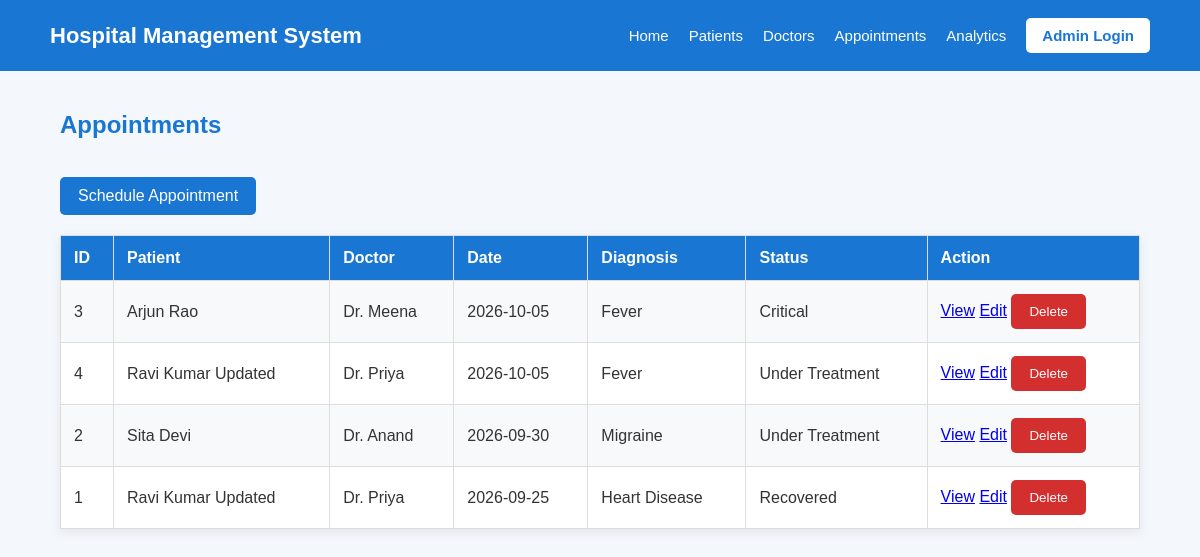
The app's page /appointments with its own data.
### models.py (models this page shows)
class Appointment(db.Model):
    __tablename__ = "appointments"
    id = db.Column(db.Integer, primary_key=True)
    patient_id = db.Column(
        db.Integer, db.ForeignKey("patients.id"), nullable=False
    )
    doctor_id = db.Column(
        db.Integer, db.ForeignKey("doctors.id"), nullable=False
    )
    date = db.Column(db.Date, nullable=False)
    diagnosis = db.Column(db.String(255), nullable=False)
    status = db.Column(db.String(50), nullable=False)
    patient = db.relationship("Patient", back_populates="appointments")
    doctor = db.relationship("Doctor", back_populates="appointments")

class Patient(db.Model):
    __tablename__ = "patients"
    id = db.Column(db.Integer, primary_key=True)
    name = db.Column(db.String(120), nullable=False)
    age = db.Column(db.Integer, nullable=False)
    gender = db.Column(db.String(20), nullable=False)
    contact = db.Column(db.String(20), unique=True, nullable=False)
    appointments = db.relationship(
        "Appointment", back_populates="patient",
        cascade="all, delete-orphan"
    )

class Doctor(db.Model):
    __tablename__ = "doctors"
    id = db.Column(db.Integer, primary_key=True)
    name = db.Column(db.String(120), nullable=False)
    specialization = db.Column(db.String(120), nullable=False)
    appointments = db.relationship(
        "Appointment", back_populates="doctor",
        cascade="all, delete-orphan"
    )

### routes/appointments.py (the view)
@appointments_bp.route("/appointments")
def list_appointments():
    appointments = Appointment.query.order_by(Appointment.date.desc()).all()
    return render_template("appointments.html", appointments=appointments)

### templates/appointments.html (shortened to what this page needs)
{% extends "base.html" %}
{% block content %}
<h2>Appointments</h2>
<a class="button" href="/appointments/new">Schedule Appointment</a>
<table>
<tr>
<th>ID</th><th>Patient</th><th>Doctor</th><th>Date</th>
<th>Diagnosis</th><th>Status</th><th>Action</th>
</tr>
{% for appointment in appointments %}
<tr>
<td>{{ appointment.id }}</td>
<td>{{ appointment.patient.name }}</td>
<td>{{ appointment.doctor.name }}</td>
<td>{{ appointment.date }}</td>
<td>{{ appointment.diagnosis }}</td>
<td>{{ appointment.status }}</td>
<td>
<a href="/appointments/{{ appointment.id }}">View</a>
<a href="/appointments/{{ appointment.id }}/edit">Edit</a>
<form action="/appointments/{{ appointment.id }}" method="POST" class="inline"
      onsubmit="return confirm('Cancel this appointment?')">
<button type="submit">Delete</button>
</form>
</td>
</tr>
{% endfor %}
</table>
{% endblock %}

### templates/base.html (shortened to what this page needs)
<!DOCTYPE html>
<html lang="en">
<head>
    <link rel="stylesheet"
          href="{{ url_for('static', filename='style.css') }}">
</head>
<body>
<nav class="navbar">
    <div class="logo">
        Hospital Management System
    </div>
    <div class="nav-links">
        <a href="/">Home</a>
        <a href="/patients">Patients</a>
        <a href="/doctors">Doctors</a>
        <a href="/appointments">Appointments</a>
        <a href="/analytics">Analytics</a>
        <a href="/login" class="login-btn">Admin Login</a>
    </div>
</nav>
<div class="container">
    {% block content %}
    {% endblock %}
</div>
</body>
</html>

### static/style.css (style rules this page uses)
* { margin: 0; padding: 0; box-sizing: border-box; }
body { font-family: Arial, sans-serif; background: #f4f7fb; color: #333; }
.navbar { background: #1976d2; color: white; padding: 18px 50px; display: flex; justify-content: space-between; align-items: center; }
.logo { font-size: 22px; font-weight: bold; }
.nav-links { display: flex; align-items: center; gap: 20px; }
.nav-links a { color: white; text-decoration: none; font-size: 15px; }
.login-btn { background: white; color: #1976d2 !important; padding: 9px 16px; border-radius: 5px; font-weight: bold; }
.container { width: 90%; max-width: 1100px; margin: 40px auto; }
h2 { color: #1976d2; margin-bottom: 20px; }
form { background: white; padding: 25px; border-radius: 10px; box-shadow: 0 3px 12px rgba(0, 0, 0, 0.1); max-width: 600px; }
button, .button { display: inline-block; margin-top: 18px; padding: 10px 18px; background: #1976d2; color: white; border: none; border-radius: 5px; text-decoration: none; cursor: pointer; }
table { width: 100%; background: white; border-collapse: collapse; margin-top: 20px; box-shadow: 0 3px 10px rgba(0, 0, 0, 0.08); }
th, td { padding: 13px; border: 1px solid #ddd; text-align: left; }
th { background: #1976d2; color: white; }
tr:nth-child(even) { background: #f8f9fa; }
.inline { display: inline; padding: 0; background: transparent; box-shadow: none; }
.inline button { margin-top: 0; background: #d32f2f; }

### records on screen
Appointment: id "3", patient.name "Arjun Rao", doctor.name "Dr. Meena", date "2026-10-05", diagnosis "Fever", status "Critical"
Appointment: id "4", patient.name "Ravi Kumar Updated", doctor.name "Dr. Priya", date "2026-10-05", diagnosis "Fever", status "Under Treatment"
Appointment: id "2", patient.name "Sita Devi", doctor.name "Dr. Anand", date "2026-09-30", diagnosis "Migraine", status "Under Treatment"
Appointment: id "1", patient.name "Ravi Kumar Updated", doctor.name "Dr. Priya", date "2026-09-25", diagnosis "Heart Disease", status "Recovered"
